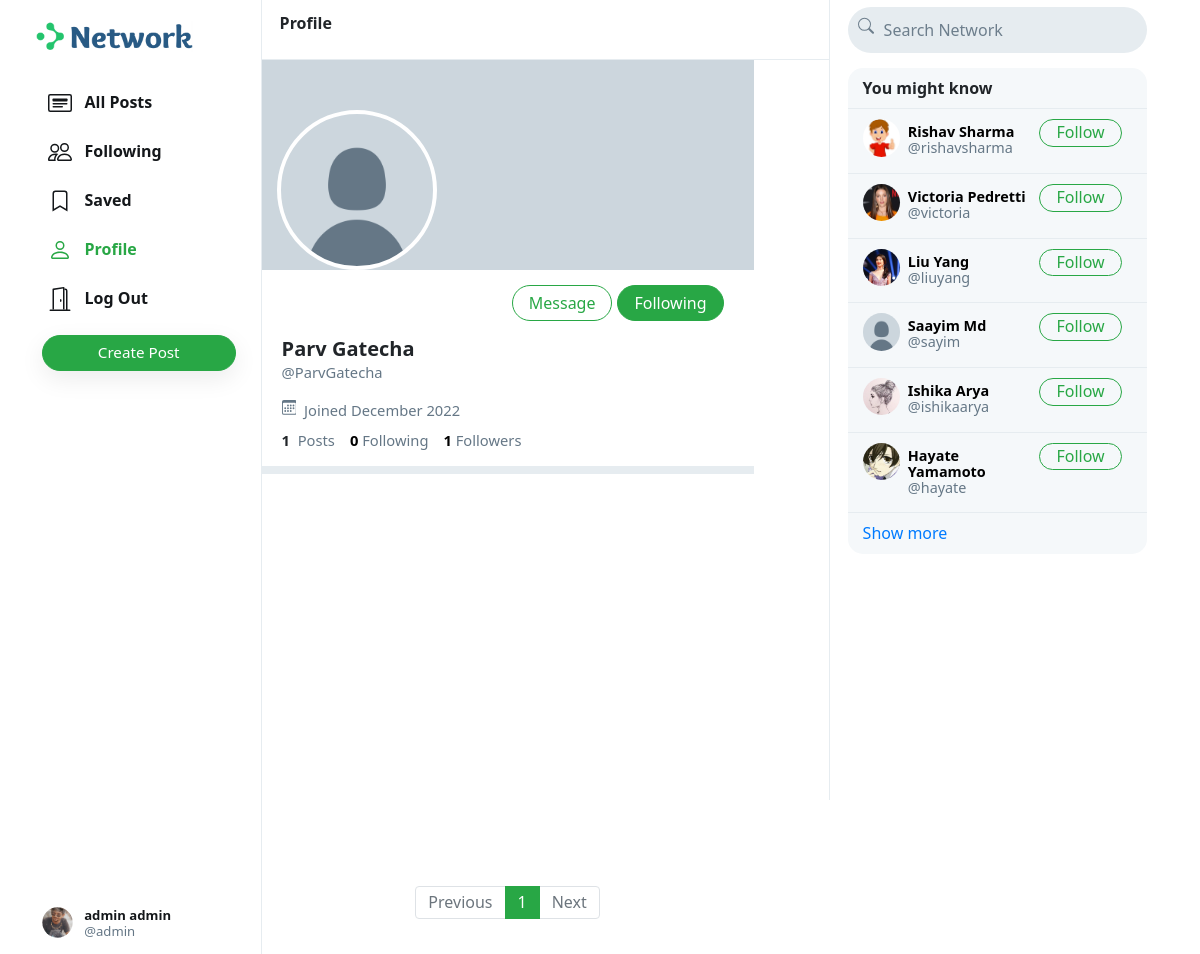
Screenshot of /ParvGatecha (signed in) with the database file from the repository.
### network/models.py (models this page shows, shortened)
class User(AbstractUser):
    profile_pic = models.ImageField(upload_to='profile_pic/')
    bio = models.TextField(max_length=160, blank=True, null=True)
    cover = models.ImageField(upload_to='covers/', blank=True)

### network/views.py (the view)
# urls.py: path("<str:username>", views.profile, name='profile'),
def profile(request, username):
    user = User.objects.get(username=username)
    all_posts = Post.objects.filter(creater=user).order_by('-date_created')
    paginator = Paginator(all_posts, 10)
    page_number = request.GET.get('page')
    if page_number == None:
        page_number = 1
    posts = paginator.get_page(page_number)
    followings = []
    suggestions = []
    follower = False
    if request.user.is_authenticated:
        followings = Follower.objects.filter(followers=request.user).values_list('user', flat=True)
        suggestions = User.objects.exclude(pk__in=followings).exclude(username=request.user.username).order_by("?")[:6]
        if request.user in Follower.objects.get(user=user).followers.all():
            follower = True
    follower_count = Follower.objects.get(user=user).followers.all().count()
    following_count = Follower.objects.filter(followers=user).count()
    return render(request, 'network/profile.html', {
        "username": user,
        "posts": posts,
        "posts_count": all_posts.count(),
        "suggestions": suggestions,
        "page": "profile",
        "is_follower": follower,
        "follower_count": follower_count,
        "following_count": following_count
    })

### network/templates/network/profile.html (shortened to what this page needs)
{% extends 'network/index.html' %}
{% load static %}
{% block profile %}
    <div class="profile-view" data-user="{{username.username}}">
        <div class="cover-image" style="background-image: url(/media/{{username.cover}})"></div>
        <div class="profile-image" style="background-image: url(/media/{{username.profile_pic}})"></div>
        <div class="profile-details">
            <div>
                {% if user.username == username.username %}
                    <button class="btn btn-outline-success float-right" id="edit-profile-btn">Edit Profile</button>
                {% else %}
                    {% if is_follower %}
                        <button class="btn btn-success float-right" onclick="unfollow_user(this,'{{username.username}}','edit_page')" id="following-btn">Following</button>
                    {% else %}
                        <button class="btn btn-outline-success float-right" onclick="follow_user(this,'{{username.username}}','edit_page')" id="follow-btn">Follow</button> -->
                    {% endif %}
                        <button style="margin-right: 5px;" class="btn btn-outline-success float-right" id="message-btn">Message</button>
                {% endif %}
            </div>
            <div class="details-data">
                <h5>{{username.first_name}} {{username.last_name}}</h5>
                <div class="grey">@{{username.username}}</div>
                <div class="grey" style="padding: 8px 0px;">
                    &nbsp;Joined {{username.date_joined | date:"F Y"}}
                </div>
                <div>
                    <strong>
                        {{posts_count}}
                    </strong>
                    &nbsp;<span class="grey">Posts</span>
                    <a href="#">
                        <strong id="following__count">{{following_count | default:0}}</strong>&nbsp;<span class="grey">Following</span>
                    </a>
                    <a href="#">
                        <strong id="follower__count">{{follower_count | default:0}}</strong>&nbsp;<span class="grey">Followers</span>
                    </a>
                </div>
            </div>
        </div>
    </div>
    <div class="space"></div>
{% endblock %}

### network/templates/network/index.html (shortened to what this page needs)
{% extends "network/layout.html" %}
{% load static %}
{% block body %}
    <div class="main-div">
        <div class="left-div">
            <nav class="head heading">
                {% if page == 'all_posts' %}
                    All Posts
                {% elif page == 'following' %}
                    Following
                {% elif page == 'saved' %}
                    Saved
                {% elif page == 'profile' %}
                    Profile
                {% else %}
                    Explore
                {% endif %}
            </nav>
            <div class="left-div-content">
                <div class="posts-view">
                    {% block profile %}
                    {% endblock %}
                    <div class="main-div-content">
                        <nav aria-label="Page navigation example" class="pagination-bar">
                            <ul class="pagination justify-content-center">
                                {% if posts.has_previous %}
                                    <li class="page-item">
                                        <a class="page-link" href="?page={{ posts.previous_page_number | default:1}}" tabindex="-1" aria-disabled="true">Previous</a>
                                    </li>
                                {% else %}
                                    <li class="page-item disabled">
                                        <a class="page-link" href="" tabindex="-1" aria-disabled="true">Previous</a>
                                    </li>
                                {% endif %}
                                {% for each in posts.paginator.page_range %}
                                    {% if each == posts.number %}
                                        <li class="page-item active"><a class="page-link" href="?page={{each}}">{{each}}</a></li>
                                    {% else %}
                                        <li class="page-item"><a class="page-link" href="?page={{each}}">{{each}}</a></li>
                                    {% endif %}
                                {% endfor %}
                                {% if posts.has_next %}
                                    <li class="page-item">
                                        <a class="page-link" href="?page={{ posts.next_page_number }}">Next</a>
                                    </li>
                                {% else %}
                                    <li class="page-item disabled">
                                        <a class="page-link" href="">Next</a>
                                    </li>
                                {% endif %}
                            </ul>
                          </nav>
                    </div>
                </div>
            </div>
        </div>
    </div>
{% endblock %}

### network/templates/network/layout.html (shortened to what this page needs)
{% load static %}
<!DOCTYPE html>
<html lang="en">
    <head>
        <link rel="stylesheet" href="https://stackpath.bootstrapcdn.com/bootstrap/4.4.1/css/bootstrap.min.css">
        <link href="{% static 'network/styles.css' %}" rel="stylesheet">
    </head>
    <body>
        <div class="body" data-page="{{page}}">
            <div class="sidenav">
                <a href="{% url 'index' %}" class="navbar-brand">
                    <img src="{% static 'network/Images/logo.png' %}" height="31px">
                </a>
                <div style="height: 100%;">
                    <div>
                        <div>
                            <ul>
                                <li class="nav-item" id="all_posts">
                                <a href="{% url 'index' %}" class="nav-link">
                                    <div>
                                        &nbsp;&nbsp;All Posts
                                    </div>
                                </a>
                                </li>
                                {% if user.is_authenticated %}
                                    <li class="nav-item" id="following">
                                        <a href="{% url 'following' %}" class="nav-link">
                                            <div>
                                                &nbsp;&nbsp;Following
                                            </div>
                                        </a>
                                    </li>
                                    <li class="nav-item" id="saved">
                                        <a href="{% url 'saved' %}" class="nav-link">
                                            <div>
                                                <svg width="1.5em" height="1.5em" viewBox="0 0 16 16" class="bi bi-bookmark" fill="currentColor" xmlns="http://www.w3.org/2000/svg">
                                                    <path fill-rule="evenodd" d="M8 12l5 3V3a2 2 0 0 0-2-2H5a2 2 0 0 0-2 2v12l5-3zm-4 1.234l4-2.4 4 2.4V3a1 1 0 0 0-1-1H5a1 1 0 0 0-1 1v10.234z"/>
                                                  </svg>
                                                &nbsp;&nbsp;Saved
                                            </div>
                                        </a>
                                    </li>
                                    <li class="nav-item" id="profile">
                                        <a href="{% url 'profile' user.username %}" class="nav-link">
                                            <div>
                                                &nbsp;&nbsp;Profile
                                            </div>
                                        </a>
                                    </li>
                                    <li class="nav-item" id="logout">
                                        <a href="{% url 'logout' %}" class="nav-link">
                                            <div>
                                                &nbsp;&nbsp;Log Out
                                            </div>
                                        </a>
                                    </li>
                                {% endif %}
                            </ul>
                        </div>
                        {% if user.is_authenticated %}
                            <button id="popup-btn" class="btn btn-success new-post-btn" onclick="createpost()">Create Post</button>
                        {% endif %}
                    </div>
                    <div style="position: absolute; bottom: 10px;">
                        {% if user.is_authenticated %}
                            <li class="nav-item sidenav-user">
                                <a href="{% url 'profile' user.username %}" class="nav-link">
                                    <div class="user_account">
                                        <div class="small-profilepic" style="float: left; background-image: url(/media/{{user.profile_pic}})"></div>
                                        <div style="height: 2.7vw; margin: auto;">
                                            <div style="margin-top: 4px;"><strong>{{user.first_name}} {{user.last_name}}</strong></div>
                                            <div class="grey" style="margin-top: 4px;">@{{ user.username }}</div>
                                        </div>
                                    </div>
                                </a>
                            </li>
                        {% endif %}
                    </div>
                </div>
            </div>
            {% block body %}
            {% endblock %}
            <div class="right-div">
                <nav class="head">
                    <form action="#">
                        <div class="search-div">
                            <div>
                            </div>
                            <input type="text" name="query" id="search-box" placeholder="Search Network">
                        </div>
                    </form>
                </nav>
                <div class='right-div-content'>
                    <div class="space" style="background-color: white;"></div>
                    {% if user.is_authenticated %}
                        <div class="suggestion-box">
                            <div class="suggestion-header">
                                You might know
                            </div>
                            {% for suggestion in suggestions %}
                                <div class="suggestion-user">
                                    <div>
                                        <a href="{% url 'profile' suggestion.username %}">
                                            <div class="small-profilepic" style="background-image: url(/media/{{suggestion.profile_pic}})"></div>
                                        </a>
                                    </div>
                                    <div class="user-details">
                                        <a href="{% url 'profile' suggestion.username %}">
                                            <div id="user-name">
                                                <strong>
                                                    {{suggestion.first_name}} {{suggestion.last_name}}
                                                </strong>
                                            </div>
                                            <div class="grey">@{{suggestion.username}}</div>
                                        </a>
                                    </div>
                                    <div>
                                        <button class="btn btn-outline-success" type="button" onclick="follow_user(this,'{{suggestion.username}}','suggestion')">Follow</button>
                                    </div>
                                </div>
                            {% empty %}
                                    <div style="text-align: center; border-bottom: .5px solid #e6ecf0; padding: 10px 15px;">
                                        <span class="grey" style="font-size: .9em;">No suggestions available.</span>
                                    </div>
                            {% endfor %}
                            <div class="suggestion-footer">
                                <a href="#">Show more</a>
                            </div>
                        </div>
                    {% endif %}
                </div>
            </div>
        </div>
    </body>
</html>

### rows the page displays
User: profile_pic (picture), first_name "admin", last_name "admin", username "admin"
User: profile_pic (placeholder picture), first_name "Parv", last_name "Gatecha", username "ParvGatecha", date_joined "December 2022"
User: profile_pic (picture), first_name "Rishav", last_name "Sharma", username "rishavsharma"
User: profile_pic (picture), first_name "Victoria", last_name "Pedretti", username "victoria"
User: profile_pic (picture), first_name "Liu", last_name "Yang", username "liuyang"
User: profile_pic (placeholder picture), first_name "Saayim", last_name "Md", username "sayim"
User: profile_pic (picture), first_name "Ishika", last_name "Arya", username "ishikaarya"
User: profile_pic (picture), first_name "Hayate", last_name "Yamamoto", username "hayate"

### other values shown
{{ posts_count }} "1"
{{ following_count | default:0 }} "0"
{{ follower_count | default:0 }} "1"
{{ each }} "1"
